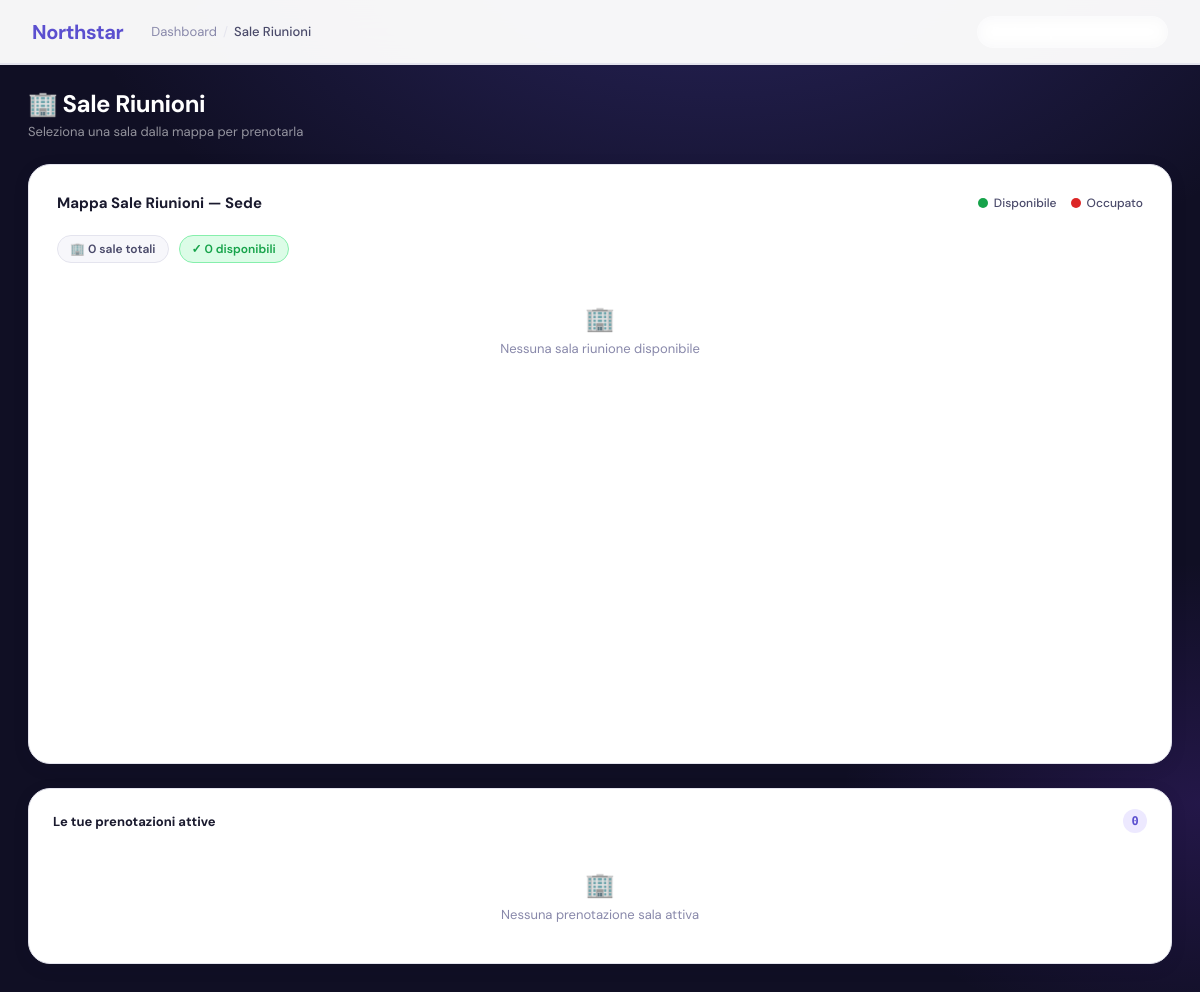
The page /public/admin/sale-riunioni/index.php (signed in) on the database as committed earlier.
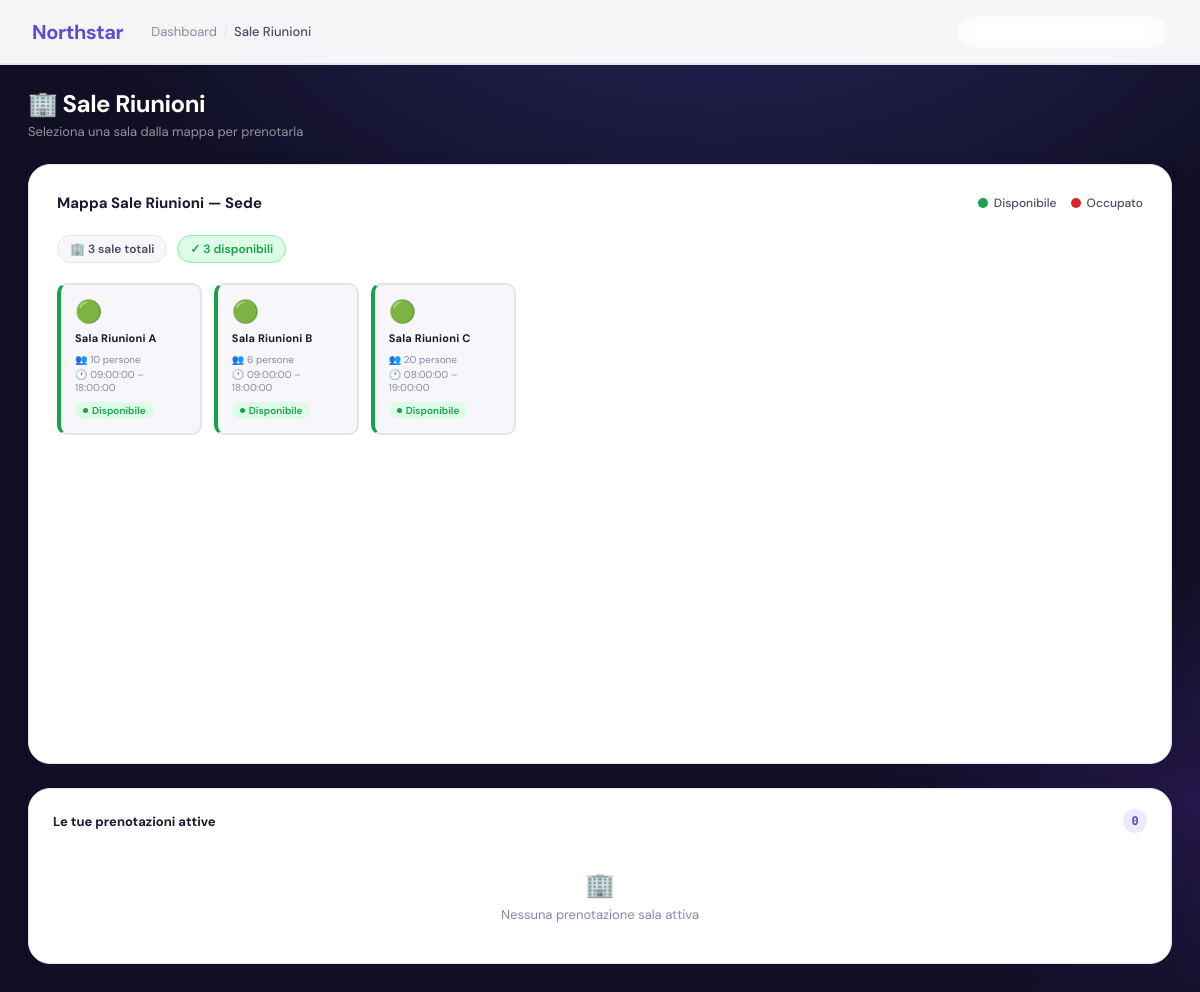
The same page on the database as committed later.
### tables this page shows
CREATE TABLE `asset` (
  `id_asset` int(11) NOT NULL,
  `codice_asset` varchar(20) NOT NULL,
  `id_tipologia` int(11) NOT NULL,
  `stato` enum('Disponibile','Occupato','Non prenotabile') DEFAULT 'Disponibile',
  `mappa` enum('Sede','Parcheggio') NOT NULL
);

### public/admin/sale-riunioni/index.php (the view, shortened to what the changed rows need)
<?php
require_once __DIR__ . "/../../../config/config.php";
$roomSpots = [];
$sql = "SELECT a.id_asset, a.codice_asset, a.stato,
               COALESCE(s.capacita, '-')          AS capacita,
               COALESCE(s.attrezzatura, '-')       AS attrezzatura,
               COALESCE(s.orario_apertura, '')     AS orario_apertura,
               COALESCE(s.orario_chiusura, '')     AS orario_chiusura
        FROM asset a
        LEFT JOIN sala_dettagli s ON s.id_asset = a.id_asset
        WHERE a.mappa = 'Sede' AND a.codice_asset LIKE 'Sala%'
        ORDER BY a.codice_asset";
$result = $conn->query($sql);
if ($result) {
    while ($row = $result->fetch_assoc()) {
        $disp = '';
        if ($row['orario_apertura'] && $row['orario_chiusura']) {
            $disp = $row['orario_apertura'] . ' – ' . $row['orario_chiusura'];
        }
        $roomSpots[$row['id_asset']] = [
            'name'         => $row['codice_asset'],
            'status'       => $row['stato'],
            'capacita'     => $row['capacita'],
            'attrezzatura'=> $row['attrezzatura'],
            'disponibilita'=> $disp ?: '–',
        ];
    }
}
$totalRooms = count($roomSpots);
$availCount   = count(array_filter($roomSpots, fn($s) => strtolower($s['status']) !== 'occupato'));
?>
<!DOCTYPE html>
<html lang="it">
<head>
    <link rel="stylesheet" href="../dashboard/dashboard.css">
    <link rel="stylesheet" href="./sale-riunioni.css">
</head>
<body>
<header class="header">
    <div class="header-left">
        <h1>Northstar</h1>
    </div>
</header>
<div class="sr-page">
    <div class="sr-title-row">
        <div>
            <h2 class="sr-page-title">🏢 Sale Riunioni</h2>
        </div>
    </div>
    <div class="sr-map-layout" id="map-layout">
        <div class="sr-map-zone" id="map-zone">
            <div class="sr-map-stats">
                <span class="sr-stat-chip sr-stat-chip--total">🏢 <?= $totalRooms ?> sale totali</span>
                <span class="sr-stat-chip sr-stat-chip--avail">✓ <?= $availCount ?> disponibili</span>
            </div>
            <?php if (empty($roomSpots)): ?>
                <div class="sr-empty">
                    <span>🏢</span>
                    <p>Nessuna sala riunione disponibile</p>
                </div>
            <?php else: ?>
                <div class="sr-room-grid">
                    <?php foreach ($roomSpots as $id => $spot): ?>
                        <?php
                            $isOcc     = strtolower($spot['status']) === 'occupato';
                            $cardCls   = $isOcc ? 'sr-room-card--occ'   : 'sr-room-card--avail';
                            $statusCls = $isOcc ? 'sr-card-status--occ'   : 'sr-card-status--avail';
                            $statusLbl = $isOcc ? 'Occupato' : 'Disponibile';
                        ?>
                        <div class="sr-room-card <?= $cardCls ?>"
                             id="card-<?= $id ?>"
                             data-id="<?= $id ?>"
                             data-code="<?= htmlspecialchars($spot['name']) ?>"
                             data-stato="<?= htmlspecialchars($spot['status']) ?>"
                             data-capacita="<?= htmlspecialchars($spot['capacita']) ?>"
                             data-attrezzatura="<?= htmlspecialchars($spot['attrezzatura']) ?>"
                             data-disponibilita="<?= htmlspecialchars($spot['disponibilita']) ?>"
                             onclick="openRoomPanel(<?= $id ?>)">
                            <span class="sr-card-icon"><?= $isOcc ? '🔴' : '🟢' ?></span>
                            <div class="sr-card-name"><?= htmlspecialchars($spot['name']) ?></div>
                            <div class="sr-card-meta">
                                <?php if ($spot['capacita'] !== '-'): ?>
                                    <div class="sr-card-meta-row">👥 <?= htmlspecialchars($spot['capacita']) ?> persone</div>
                                <?php endif; ?>
                                <?php if ($spot['disponibilita'] !== '-'): ?>
                                    <div class="sr-card-meta-row">🕐 <?= htmlspecialchars($spot['disponibilita']) ?></div>
                                <?php endif; ?>
                            </div>
                            <span class="sr-card-status <?= $statusCls ?>"><?= $statusLbl ?></span>
                        </div>
                    <?php endforeach; ?>
                </div>
            <?php endif; ?>
        </div>
    </div>
</div>
</body>
</html>

Rows that differ between the two databases and show on the page:
added asset: codice_asset "Sala Riunioni A", capacita "10", disponibilita "09:00:00 – 18:00:00", stato "Disponibile"
added asset: codice_asset "Sala Riunioni B", capacita "6", disponibilita "09:00:00 – 18:00:00", stato "Disponibile"
added asset: codice_asset "Sala Riunioni C", capacita "20", disponibilita "08:00:00 – 19:00:00", stato "Disponibile"
Other text that changed with them:
$totalRooms: "0" → "3"
$availCount: "0" → "3"
text no longer shown: "🏢 Nessuna sala riunione disponibile"
